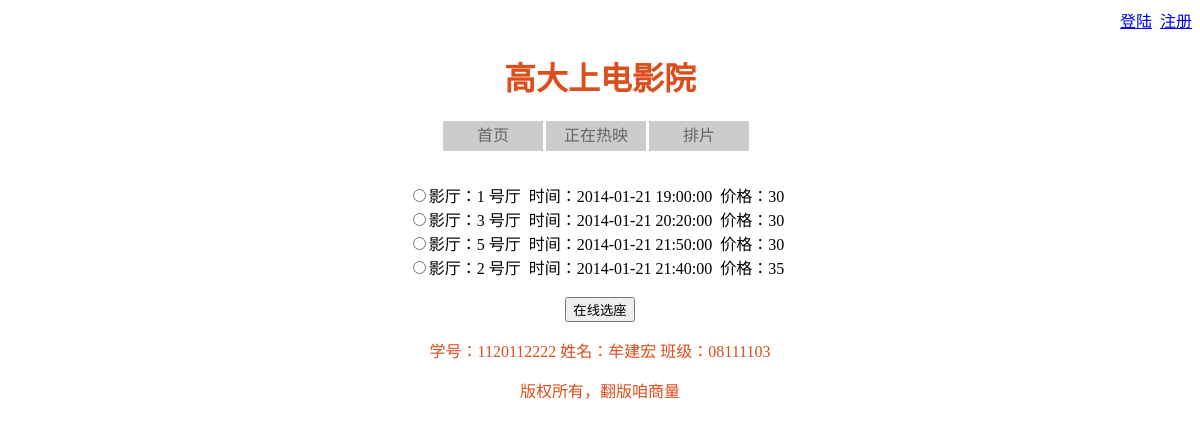
Page /running_movie.php?Movie_ID=1 on the committed database.
### tables this page shows
CREATE TABLE IF NOT EXISTS `12222_running_movie` (
  `Running_Movie_ID` int(11) NOT NULL AUTO_INCREMENT,
  `Movie_ID` int(11) NOT NULL,
  `Hall_ID` int(11) NOT NULL,
  `Showtime` datetime NOT NULL,
  `Price` decimal(10,0) NOT NULL,
  PRIMARY KEY (`Running_Movie_ID`),
  KEY `Movie_ID` (`Movie_ID`),
  KEY `Hall_ID` (`Hall_ID`)
);

### running_movie.php (the view, shortened to what this page needs)
<?php
	include 'header.inc';
?>
<?php
	if (isset($_GET['Movie_ID']))
	{
		$sql = "select * from 12222_running_movie where Movie_ID=".$_GET['Movie_ID'];
		$result = mysql_query($sql);
		echo "<form action='choose_seat.php' method='post'>";
		while ($row = mysql_fetch_array($result))
		{
			$Running_Movie_ID = $row['Running_Movie_ID'];
			$Hall_ID          = $row['Hall_ID'];
			$Showtime 		  = $row['Showtime'];
			$Price    		  = $row['Price'];
			echo "<input type='radio' name='Running_Movie_ID' value='$Running_Movie_ID'>";
			echo "影厅：$Hall_ID 号厅&nbsp&nbsp";
			echo "时间：$Showtime&nbsp&nbsp";
			echo "价格：$Price&nbsp&nbsp";
			echo "<br />";
		}
		echo "<br />";
		echo "<input type='submit' value='在线选座'>";
		echo "</form>";
	}
?>
<?php
    include 'footer.inc';
?>

### rows in the picture
12222_running_movie: Hall_ID "1", Showtime "2014-01-21 19:00:00", Price "30"
12222_running_movie: Hall_ID "3", Showtime "2014-01-21 20:20:00", Price "30"
12222_running_movie: Hall_ID "5", Showtime "2014-01-21 21:50:00", Price "30"
12222_running_movie: Hall_ID "2", Showtime "2014-01-21 21:40:00", Price "35"
